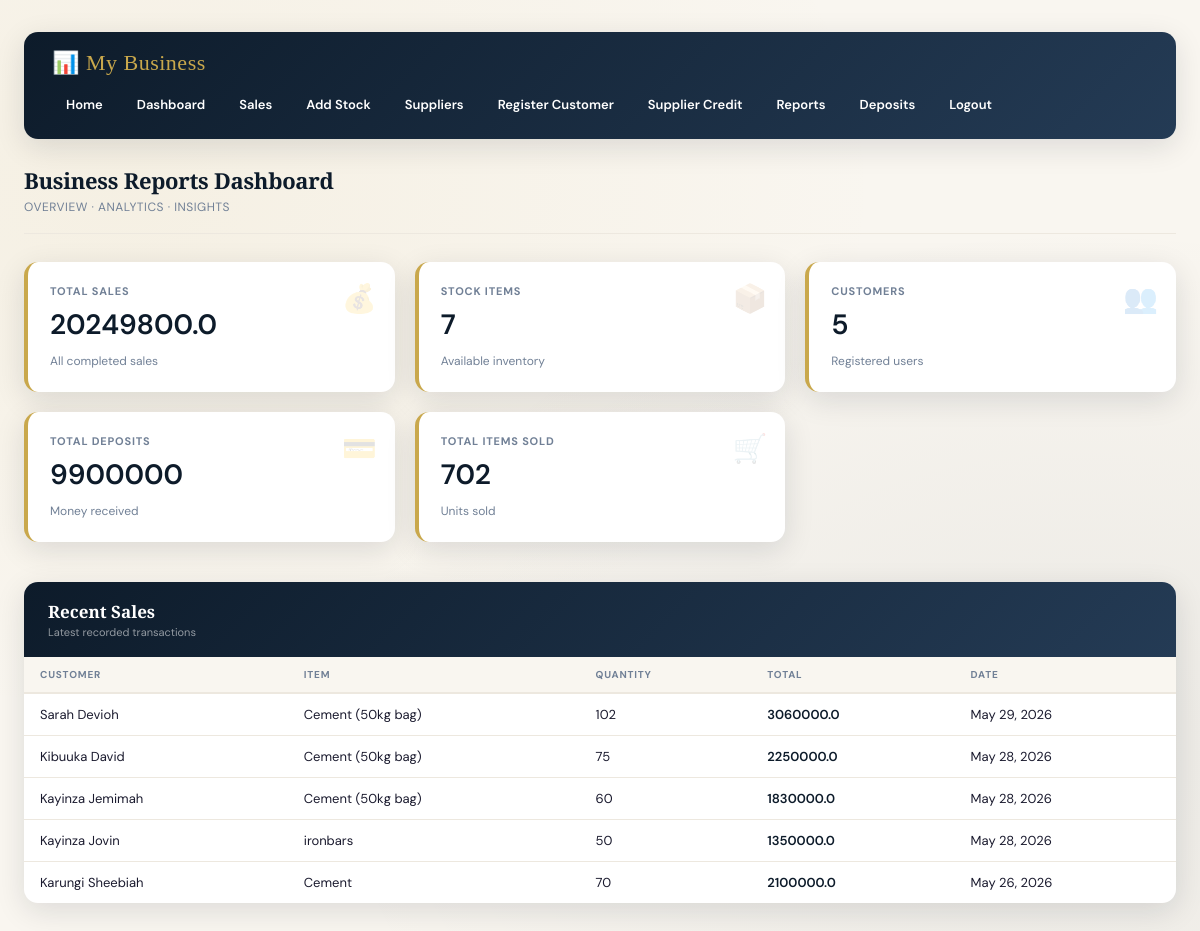
Page /reports/ (signed in) on the earlier database version.
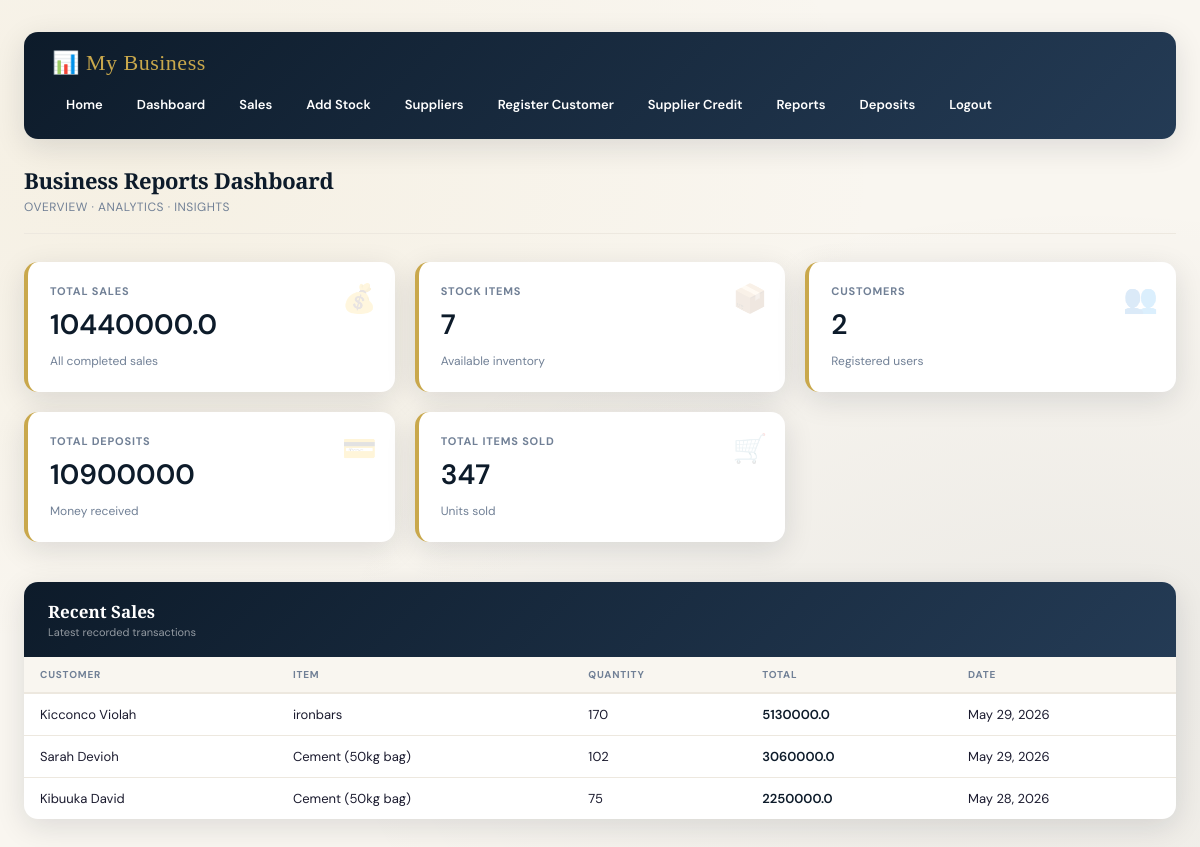
Same page on the later database version.
### hardwareapp/models.py (models this page shows, shortened)
class Sale(models.Model):
    item_name = models.CharField(max_length=100)
    quantity = models.IntegerField(default=0)
    unit_price = models.DecimalField(max_digits=10, decimal_places=1, default=0)
    total = models.DecimalField(max_digits=10, decimal_places=1, default=0)
    customer_name = models.CharField(max_length=100, blank=True, null=True)
    customer_contact = models.CharField(max_length=14, blank=True, null=True)
    item_type = models.CharField(max_length=100, blank=True, null=True)
    item_brand = models.CharField(max_length=100, blank=True, null=True)
    transport = models.FloatField(default=0)
    distance_km = models.FloatField(default=0)
    grand_total = models.FloatField(default=0)
    date = models.DateField(default=timezone.now)
    created_at = models.DateTimeField(auto_now_add=True)

### hardwareapp/views.py (the view)
# urls.py: path('reports/', views.reports, name='reports'),
@login_required
def reports(request):
    total_sales = Sale.objects.aggregate(Sum('grand_total'))['grand_total__sum'] or 0
    total_stock = Stock.objects.count()
    total_customers = Register.objects.count()
    total_deposits = Deposit.objects.aggregate(Sum('amount'))['amount__sum'] or 0
    total_items = Sale.objects.aggregate(Sum('quantity'))['quantity__sum'] or 0
    total_cost = Stock.objects.aggregate(Sum('unit_cost'))['unit_cost__sum'] or 0
    total_sales = Decimal(str(total_sales))
    total_cost = Decimal(str(total_cost))
    profit = total_sales - total_cost#gets the profit
    recent_sales = Sale.objects.all().order_by('-id')[:5]
    context = {
        'total_sales': total_sales,
        'total_stock': total_stock,
        'total_customers': total_customers,
        'total_deposits': total_deposits,
        'profit': profit,
        'total_items': total_items,
        'recent_sales': recent_sales,
    }
    return render(request, 'reports.html', context)

### hardwareapp/templates/reports.html (shortened to what this page needs)
{% load static %}
<!doctype html>
<html lang="en">
  <head>
  </head>
  <body>
    <nav class="top-nav">
      <div class="nav-logo">📊 My Business</div>
      <div class="nav-links">
        <a href="{% url 'index' %}">Home</a>
        <a href="{% url 'dash' %}">Dashboard</a>
        <a href="{% url 'sales' %}">Sales</a>
        <a href="{% url 'stock' %}">Add Stock</a>
        <a href="{% url 'supplier' %}">Suppliers</a>
        <a href="{% url 'register' %}">Register Customer</a>
        <a href="{% url 'credit' %}">Supplier Credit</a>
        <a href="{% url 'reports' %}">Reports</a>
        <a href="{% url 'deposit' %}">Deposits</a>
        <a
          href="{% url 'logout' %}"
          onclick="return confirm('Are you sure you want to log out?');"
        >
          Logout
        </a>
      </div>
    </nav>
    <div class="page-header">
      <h1>Business Reports Dashboard</h1>
      <p>Overview &middot; Analytics &middot; Insights</p>
    </div>
    <div class="cards">
      <div class="card">
        <div class="card-icon">💰</div>
        <h3>Total Sales</h3>
        <h2>{{ total_sales }}</h2>
        <small>All completed sales</small>
      </div>
      <div class="card">
        <div class="card-icon">📦</div>
        <h3>Stock Items</h3>
        <h2>{{ total_stock }}</h2>
        <small>Available inventory</small>
      </div>
      <div class="card">
        <div class="card-icon">👥</div>
        <h3>Customers</h3>
        <h2>{{ total_customers }}</h2>
        <small>Registered users</small>
      </div>
      <div class="card">
        <div class="card-icon">💳</div>
        <h3>Total Deposits</h3>
        <h2>{{ total_deposits }}</h2>
        <small>Money received</small>
      </div>
      <div class="card">
        <div class="card-icon">🛒</div>
        <h3>Total Items Sold</h3>
        <h2>{{ total_items }}</h2>
        <small>Units sold</small>
      </div>
    </div>
    <div class="table-card">
      <div class="table-card-header">
        <h2>Recent Sales</h2>
        <p>Latest recorded transactions</p>
      </div>
      <div class="table-wrapper">
        <table>
          <thead>
            <tr>
              <th>Customer</th>
              <th>Item</th>
              <th>Quantity</th>
              <th>Total</th>
              <th>Date</th>
            </tr>
          </thead>
          <tbody>
            {% for sale in recent_sales %}
            <tr>
              <td>{{ sale.customer_name }}</td>
              <td>{{ sale.item_name }}</td>
              <td>{{ sale.quantity }}</td>
              <td class="amount-cell">{{ sale.grand_total }}</td>
              <td>{{ sale.date }}</td>
            </tr>
            {% endfor %}
          </tbody>
        </table>
      </div>
    </div>
  </body>
</html>

Differences in the rows shown:
removed Sale: customer_name "Kayinza Jemimah", item_name "Cement (50kg bag)", quantity "60", grand_total "1830000.0", date "May 28, 2026"
removed Sale: customer_name "Kayinza Jovin", item_name "ironbars", quantity "50", grand_total "1350000.0", date "May 28, 2026"
removed Sale: customer_name "Karungi Sheebiah", item_name "Cement", quantity "70", grand_total "2100000.0", date "May 26, 2026"
added Sale: customer_name "Kicconco Violah", item_name "ironbars", quantity "170", grand_total "5130000.0", date "May 29, 2026"
Other differences:
{{ total_sales }}: "20249800.0" → "10440000.0"
{{ total_customers }}: "5" → "2"
{{ total_deposits }}: "9900000" → "10900000"
{{ total_items }}: "702" → "347"
